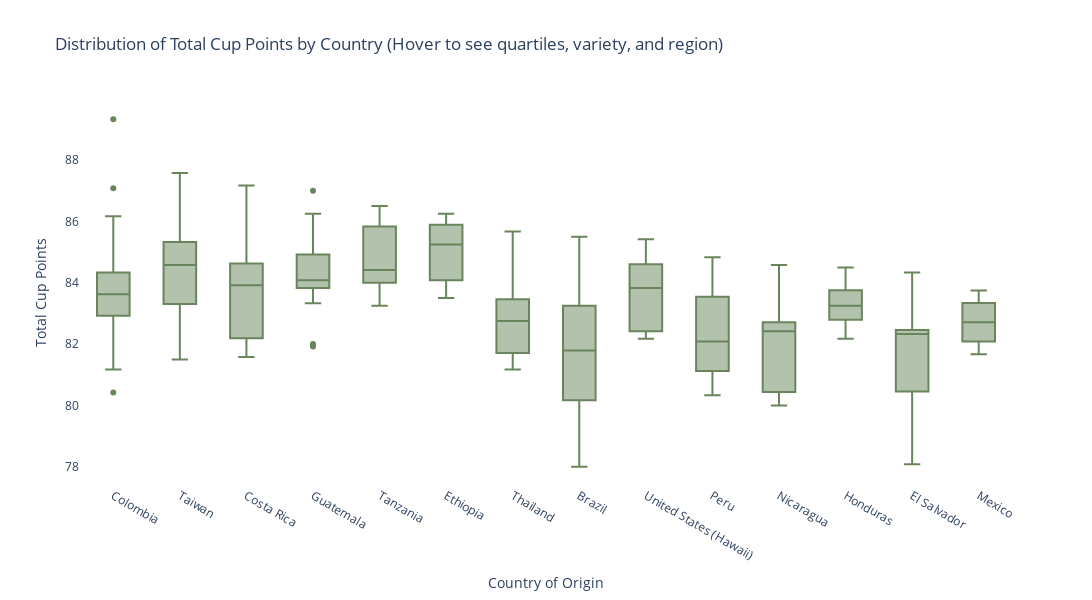

Notebook cell for this chart:
### Markdown cell above
The bar plot of average coffee quality scores across countries shows all coffee quality measures have similar height bars within each country and across the countries. This means there is not a large difference in average coffee quality measures within each country nor across the countries. For example, aroma rating is highest in Ethiopia, with an average rating of 7.86 points, and lowest in El Salvador, with an average of 7.33 points, a spread of only 0.5 points. Within Ethiopia, the quality with the highest rating is acidity with an average of 8.01 points and the quality with the lowest rating is aftertaste with an average of 7.76 points, a spread of only 0.25 points. This pattern hold across countries and quality measures, with average quality varying by only about 0.5 points. Based on this graph, there is little evidence that average coffee quality varies substantially by country of origin.

### Code cell
# Boxplot of total cup points by country
quality_country_box = px.box(coffee[coffee['country_of_origin'].isin(top_countries)], x='country_of_origin', 
                                  y='total_cup_points', 
                                  title='Distribution of Total Cup Points by Country (Hover to see quartiles, variety, and region)',
                                  color_discrete_sequence=[px.colors.qualitative.Antique[6]],
                                  hover_data=['country_of_origin', 'variety', 'region'],
                                  width=1100, height=600)

quality_country_box.update_layout({
    'plot_bgcolor':'rgba(0, 0, 0, 0)',
    'paper_bgcolor':'rgba(0, 0, 0, 0)'
})

quality_country_box.update_layout(yaxis_title='Total Cup Points', xaxis_title='Country of Origin')

quality_country_box.show()

### Figure 1 — Plotly figure (JSON) as saved in the notebook; plotly's stock layout.template omitted (floating-point values rounded to 4 significant figures; data arrays with more than 128 entries replaced by an {"elided": "..."} marker saying what was removed)
{"data": [{"alignmentgroup": "True", "customdata": {"elided": "183x2 str values"}, "hovertemplate": "country_of_origin=%{x}<br>total_cup_points=%{y}<br>variety=%{customdata[0]}<br>region=%{customdata[1]}<extra></extra>", "legendgroup": "", "marker": {"color": "rgb(104, 133, 92)"}, "name": "", "notched": false, "offsetgroup": "", "orientation": "v", "showlegend": false, "type": "box", "x": {"elided": "183 str values"}, "x0": " ", "xaxis": "x", "y": {"elided": "183 float values"}, "y0": " ", "yaxis": "y"}], "layout": {"boxmode": "group", "height": 600, "legend": {"tracegroupgap": 0}, "paper_bgcolor": "rgba(0, 0, 0, 0)", "plot_bgcolor": "rgba(0, 0, 0, 0)", "title": {"text": "Distribution of Total Cup Points by Country (Hover to see quartiles, variety, and region)"}, "width": 1100, "xaxis": {"anchor": "y", "domain": [0, 1], "title": {"text": "Country of Origin"}}, "yaxis": {"anchor": "x", "domain": [0, 1], "title": {"text": "Total Cup Points"}}}}
